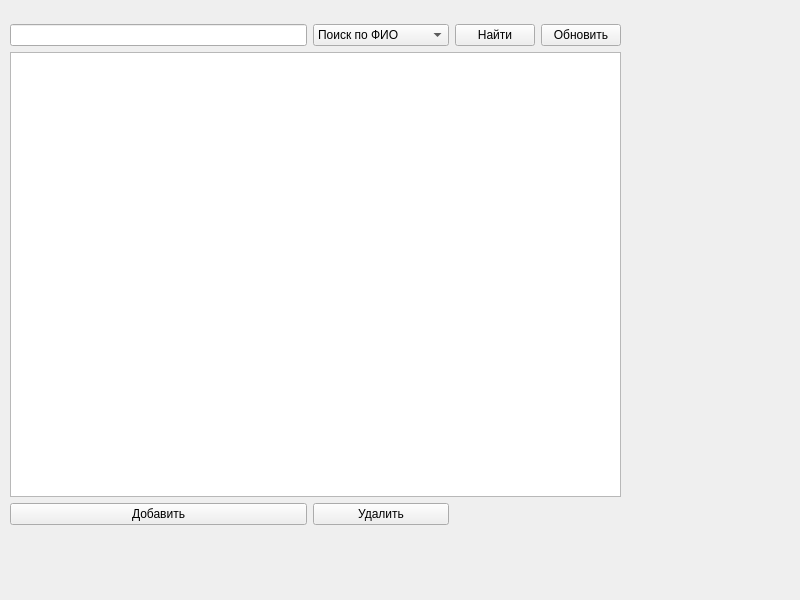
<?xml version="1.0" encoding="UTF-8"?>
<ui version="4.0">
 <class>Widget</class>
 <widget class="QWidget" name="Widget">
  <property name="geometry">
   <rect>
    <x>0</x>
    <y>0</y>
    <width>800</width>
    <height>600</height>
   </rect>
  </property>
  <property name="windowTitle">
   <string>Widget</string>
  </property>
  <widget class="QWidget" name="">
   <property name="geometry">
    <rect>
     <x>10</x>
     <y>24</y>
     <width>611</width>
     <height>501</height>
    </rect>
   </property>
   <layout class="QGridLayout" name="gridLayout">
    <item row="0" column="0">
     <widget class="QLineEdit" name="searchLineEdit"/>
    </item>
    <item row="0" column="1">
     <widget class="QComboBox" name="searchTypeComboBox">
      <item>
       <property name="text">
        <string>Поиск по ФИО</string>
       </property>
      </item>
      <item>
       <property name="text">
        <string>Поиск по фамилии</string>
       </property>
      </item>
      <item>
       <property name="text">
        <string>Поиск по имени</string>
       </property>
      </item>
      <item>
       <property name="text">
        <string>Поиск по отчеству</string>
       </property>
      </item>
     </widget>
    </item>
    <item row="0" column="2">
     <widget class="QPushButton" name="refreshButton_2">
      <property name="text">
       <string>Найти</string>
      </property>
     </widget>
    </item>
    <item row="0" column="3">
     <widget class="QPushButton" name="refreshButton">
      <property name="text">
       <string>Обновить</string>
      </property>
     </widget>
    </item>
    <item row="1" column="0" colspan="4">
     <widget class="QTableView" name="tableView"/>
    </item>
    <item row="2" column="0">
     <widget class="QPushButton" name="addButton">
      <property name="text">
       <string>Добавить</string>
      </property>
     </widget>
    </item>
    <item row="2" column="1">
     <widget class="QPushButton" name="deleteButton">
      <property name="text">
       <string>Удалить</string>
      </property>
     </widget>
    </item>
   </layout>
  </widget>
 </widget>
 <resources/>
 <connections/>
</ui>
